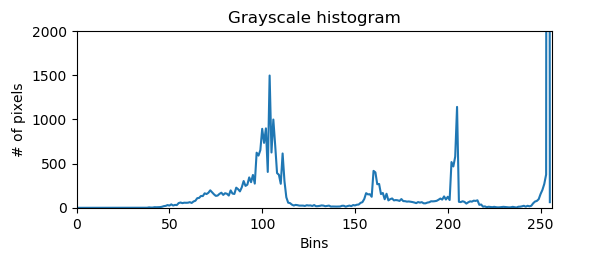

The script that drew this image:
from matplotlib import pyplot as plt
import cv2 as cv

img = cv.imread('lego.png')
gray = cv.cvtColor(img, cv.COLOR_BGR2GRAY)

hist = cv.calcHist([gray], [0], None, [256], [0, 256])

plt.figure()
plt.title('Grayscale histogram')
plt.xlabel('Bins')
plt.ylabel('# of pixels')
plt.plot(hist)
plt.xlim([0, 256])
plt.ylim([0, 2000])
plt.show()

cv.waitKey(0)
